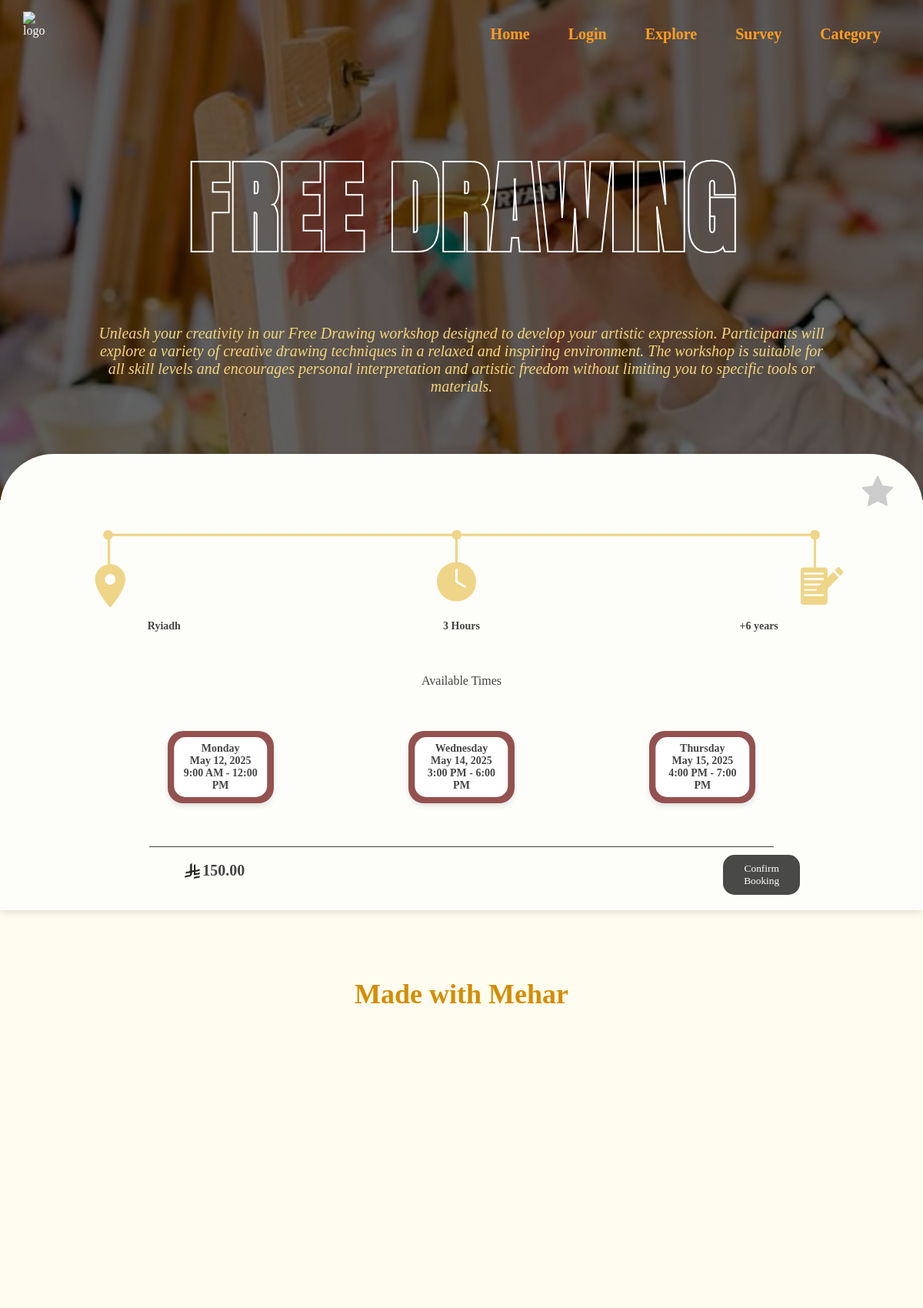
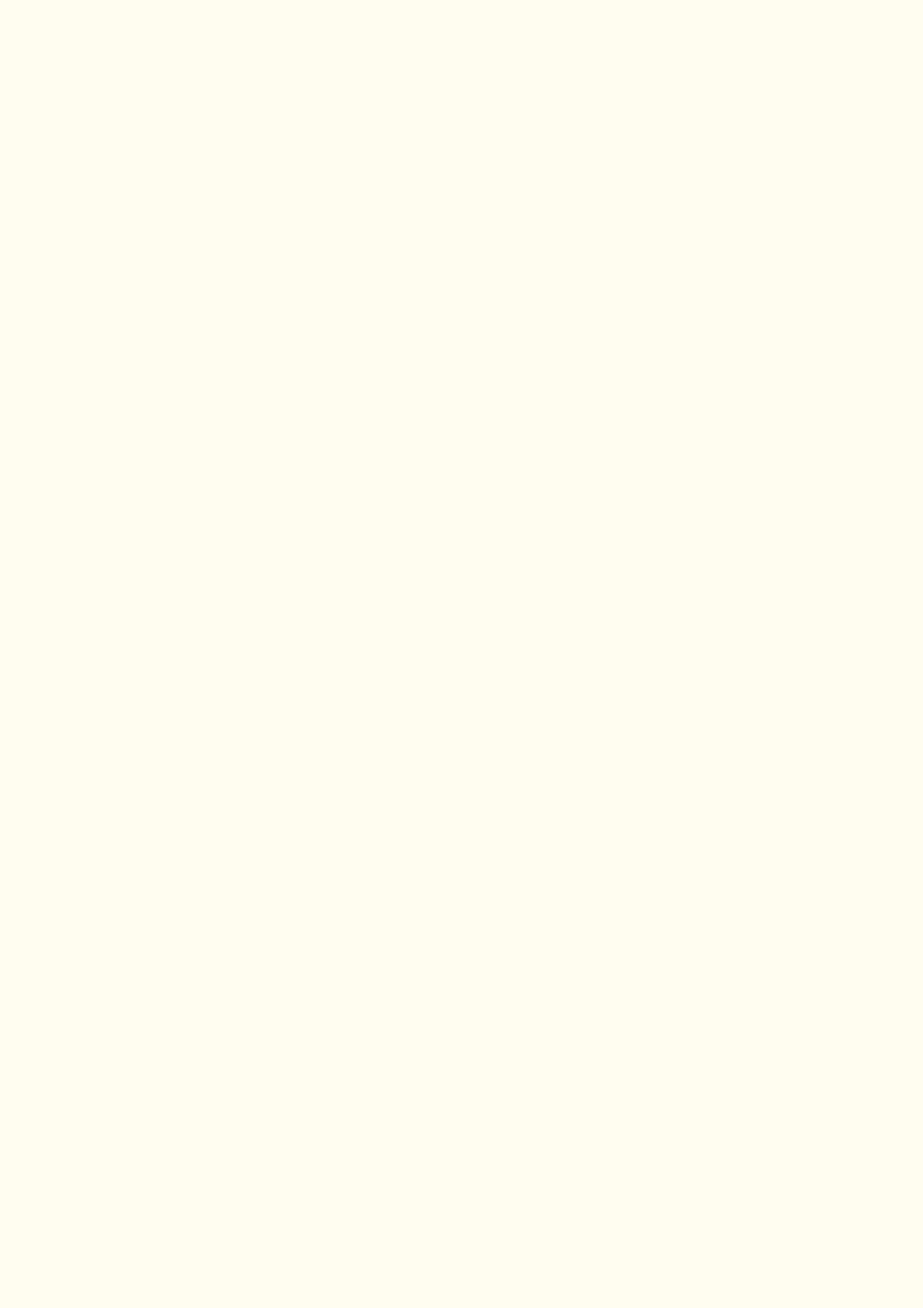
The page /booking.php?workshopID=8 (upper part) on the database its author committed (2 pictures, top to bottom).
### tables this page shows
CREATE TABLE `workshop` (
  `WorkshopID` int(11) NOT NULL,
  `Title` varchar(50) NOT NULL,
  `ShortDes` text,
  `LongDes` text,
  `Category` enum('Art','Cooking','Adventure') NOT NULL,
  `Location` varchar(100) DEFAULT NULL,
  `Type` enum('in-person','Online','Both') DEFAULT NULL,
  `Duration` text,
  `Age` int(11) NOT NULL,
  `Price` decimal(10,2) DEFAULT NULL,
  `ImageURL` varchar(255) DEFAULT NULL
);

CREATE TABLE `workshop_schedule` (
  `ScheduleID` int(11) NOT NULL,
  `WorkshopID` int(11) NOT NULL,
  `Day` varchar(10) DEFAULT NULL,
  `Date` date NOT NULL,
  `StartTime` time NOT NULL,
  `EndTime` time NOT NULL
);

### booking.php (the view, shortened to what this page needs)
<?php
require 'database.php';
$loggedIn = isset($_SESSION['user_id']);
$workshopID = $_GET['workshopID'];
$stmt = $connection->prepare("SELECT Title, LongDes, Location, Duration, Age, Price, ImageURL, Category FROM workshop WHERE WorkshopID = ?");
$stmt->bind_param("i", $workshopID);
$stmt->execute();
$result = $stmt->get_result();
$workshop = $result->fetch_assoc();
$schedule_stmt = $connection->prepare("SELECT ScheduleID, Day, Date, StartTime, EndTime FROM workshop_schedule WHERE WorkshopID = ?");
$schedule_stmt->bind_param("i", $workshopID);
$schedule_stmt->execute();
$schedule_result = $schedule_stmt->get_result();
$isFavorited = false;
?>
<!DOCTYPE html>
<html lang="en" dir="ltr">
<head>
    <link rel="stylesheet" href="header.css">
    <link rel="stylesheet" href="https://cdnjs.cloudflare.com/ajax/libs/font-awesome/6.5.0/css/all.min.css">
</head>
<body>
<?php
$imagePath = str_replace('\\', '/', $workshop['ImageURL']);
?>
     <div class="header" style="background: url('<?php echo $imagePath; ?>') no-repeat center center/cover;">
        <header>
    <div class="logo">
        <img src="workshops/logo.png" alt="logo">
    </div>
    <nav class="desktop-nav">
        <a href="homepage.php">Home</a>
        <a href="<?php echo $loggedIn ? 'ProfilePage.php' : 'login.php'; ?>">
            <?php echo $loggedIn ? 'Profile' : 'Login'; ?>
        </a>
        <a href="Explore.php">Explore</a>
        <a href="form.php">Survey</a>
        <a href="findcategory.php">Category</a>
    </nav>
</header>
    <div class="header-content">
        <h1>
            <br><span class="outline-text"><?php echo htmlspecialchars($workshop['Title']); ?></span><br>
        </h1>
        <p class="quote"><?php echo nl2br(htmlspecialchars($workshop['LongDes'])); ?></p>
    </div>
</div>
<div class="box-container">
    <div class="wishlist-star" id="wishlistStar" onclick="handleFavorite()">
    <svg id="starIcon" xmlns="http://www.w3.org/2000/svg" width="32" height="32" fill="<?php echo $isFavorited ? '#facc15' : '#ccc'; ?>" viewBox="0 0 24 24">
        <path d="M12 2.25l2.96 6.1 6.72.98-4.84 4.72 1.14 6.65L12 17.77l-5.98 3.15 1.14-6.65-4.84-4.72 6.72-.98L12 2.25z" stroke="<?php echo $isFavorited ? '#facc15' : '#ccc'; ?>" stroke-linejoin="round" stroke-linecap="round"/>
    </svg>
</div>
    <br><br><img src="workshops/line2.png" alt="Timeline" class="timeline-img">
    <div class="timeline-text">
    <div><?php echo htmlspecialchars($workshop['Location']); ?></div>
    <div><?php echo htmlspecialchars($workshop['Duration']); ?></div>
    <div><?php echo '+' . htmlspecialchars($workshop['Age']) . ' years'; ?></div>
</div>
    <br><br><br>
    <div>Available Times</div><br><br>
<div id="workshop-times">
    <?php
    $timeIndex = 1;
    while ($row = $schedule_result->fetch_assoc()):
        $day = $row['Day'];
        $date = date("F j, Y", strtotime($row['Date']));
        $startTime = date("g:i A", strtotime($row['StartTime']));
        $endTime = date("g:i A", strtotime($row['EndTime']));
        $buttonId = "time" . $timeIndex;
        $scheduleID = $row['ScheduleID'];
    ?>
<button class="time-button"
            id="<?php echo $buttonId; ?>"
            data-scheduleid="<?php echo $scheduleID; ?>"
            onclick="selectTime('<?php echo $buttonId; ?>')">
        <span><?php echo "$day<br> $date <br> $startTime - $endTime"; ?></span>
    </button>
<?php
    $timeIndex++;
endwhile;
    ?>
</div>
    <br><br><div class="line"><p></p></div>
    <div class="price-section">
        <img src="workshops/riyal.png" alt="SR" class="currency-icon">
        <p class="price"><?php echo htmlspecialchars($workshop['Price']); ?></p>
<button id="sub" onclick="confirmBooking()">Confirm Booking</button>
    </div>
</div>
<br><h2 id="cli">Made with Mehar</h2>
<div class="experience-cards">
</div>
    <br><br>
<br><br>
</body>
</html>

### header.css (style rules this page uses)
* { margin: 0; padding: 0; box-sizing: border-box; }
header { position: absolute; top: 0; left: 0; width: 100%; z-index: 100; padding: 15px 30px; display: flex; align-items: center; justify-content: space-between; background: transparent; }
.logo { flex: 0; margin-right: auto; }
.logo img { height: 80px; width: 80px; }
.desktop-nav { position: absolute; top: 25px; right: 40px; display: flex; gap: 20px; font-weight: bold; }
.desktop-nav a, .language-switch { text-decoration: none; color: #FF9D23; font-size: 20px; padding: 8px 15px; transition: 0.3s; border-radius: 4px; background: transparent; border: none; }

### booking.php (style rules this page uses)
body { margin: 0; background: #FFFDF0; justify-content: center; align-items: center; height: 100vh; color: #444; }
html, body { overflow-x: hidden; }
.header-content { z-index: 1; margin: 0 auto; text-align: center; width: 100%; padding: 10%; }
.header-content h1 { font-family: 'Anton', sans-serif; font-size: 70px; text-transform: uppercase; letter-spacing: 2px; margin: 0; display: flex; flex-direction: column; line-height: 1; }
.header-content h1 span { opacity: 0; transform: translateY(20px); animation: fadeInUp 1.5s ease-out forwards; }
.header-content h1 span:nth-child(2) { animation-delay: 1s; }
.outline-text { color: transparent; -webkit-text-stroke: 2px white; font-size: 130px; }
.header-content .quote { font-family: 'Playfair Display', serif; font-style: italic; color: #f4d47c; margin-top: 15px; font-size: 20px; opacity: 0; animation: fadeIn 2s ease-out 1.5s forwards; }
button { font-family: 'swap', serif; }
.box-container { background: #fdfdf9; box-shadow: 0 4px 10px rgba(0, 0, 0, 0.1); border-radius: 70px 70px 0px 0px; padding: 20px; text-align: center; position: relative; margin: -60px 0px 50px 0px; z-index: 10; }
.timeline-img { width: 100%; max-width: 1000px; }
.timeline-text { display: flex; justify-content: space-around; margin-top: 10px; font-size: 14px; color: #444; font-weight: 600; }
.timeline-text div { width: 30%; text-align: center; }
#workshop-times { display: flex; justify-content: center; gap: 20px; text-align: center; padding: 0px 120px; }
.time-button { position: relative; background: #630404af; border: none; padding: 15px; margin: 20px auto; cursor: pointer; border-radius: 20px; width: 15%; height: auto; font-weight: bold; display: flex; justify-content: center; align-items: center; box-shadow: 0 4px 6px rgba(0, 0, 0, 0.1); }
.time-button::before { content: ""; position: absolute; width: 88%; height: 83%; background: white; border-radius: 15px; top: 50%; left: 50%; transform: translate(-50%, -50%); z-index: 1; }
.time-button span { position: relative; z-index: 2; color: #444; font-size: 14px; text-align: center; }
.price-section { display: flex; align-items: center; margin-left: 220px; gap: 0.2em; }
.price { font-size: 20px; font-weight: bold; margin-right: 5px; }
.currency-icon { width: 20px; height: 20px; }
.line { width: 70%; height: 1px; background: #444; flex: 1; margin-left: 15%; }
#sub { background-color: #000000b5; color: #ffffff; border: none; padding: 10px; margin-top: 10px; cursor: pointer; border-radius: 15px; width: 100px; margin-left: 65.3%; }
.experience-cards { display: flex; flex-wrap: nowrap; justify-content: left; align-items: center;; margin-bottom:10px; width:90%; height: 100%; gap: 3em; scroll-behavior: smooth; overflow-x: auto; overflow-y: hidden; scroll-snap-type: x mandatory; margin-left: 55px; margin-top: -180px; margin-bottom: -150px; }
#cli { font-size: 36px; margin-bottom: 20px; margin-top: 20px; font-weight: bold; margin-bottom: 20px; color: #d48d00; text-align: center; }
.wishlist-star { position: absolute; top: 25px; right: 35px; cursor: pointer; z-index: 1000; width: 48px; height: 48px; }
.wishlist-star svg { width: 100%; height: 100%; }
body { margin: 0; background: #FFFDF0; }
.header { position: relative; width: 100%; height: 650px; color: white; display: flex; align-items: center; overflow: hidden; }
.header::before { content: ""; position: absolute; left: 0; top: 0; width: 100%; height: 100%; background-color: rgba(0, 0, 0, 0.6); }

### rows shown on the page
workshop: ImageURL (picture), LongDes "Unleash your creativity in our Free Drawing workshop designed to develop your artistic expression. Participants will explore a variety of creative drawing techniques in a relaxed and inspiring environment. The workshop is suitable for all skill levels and encourages personal interpretation and artistic freedom without limiting you to specific tools or materials.", Location "Ryiadh", Duration "3 Hours", Age "6", Price "150.00"
workshop_schedule: Day "Monday", Date "May 12, 2025", StartTime "9:00 AM", EndTime "12:00 PM"
workshop_schedule: Day "Wednesday", Date "May 14, 2025", StartTime "3:00 PM", EndTime "6:00 PM"
workshop_schedule: Day "Thursday", Date "May 15, 2025", StartTime "4:00 PM", EndTime "7:00 PM"
